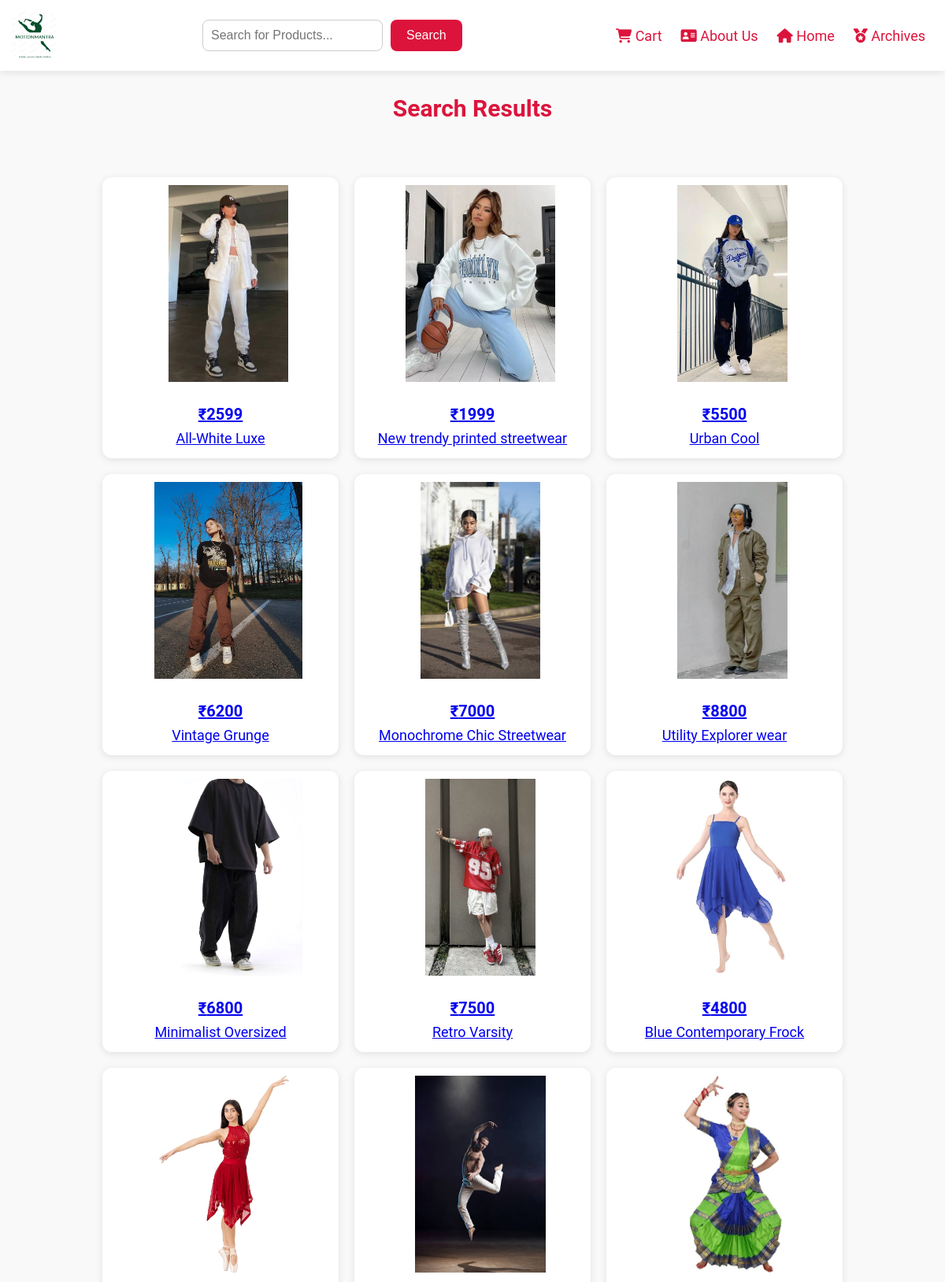
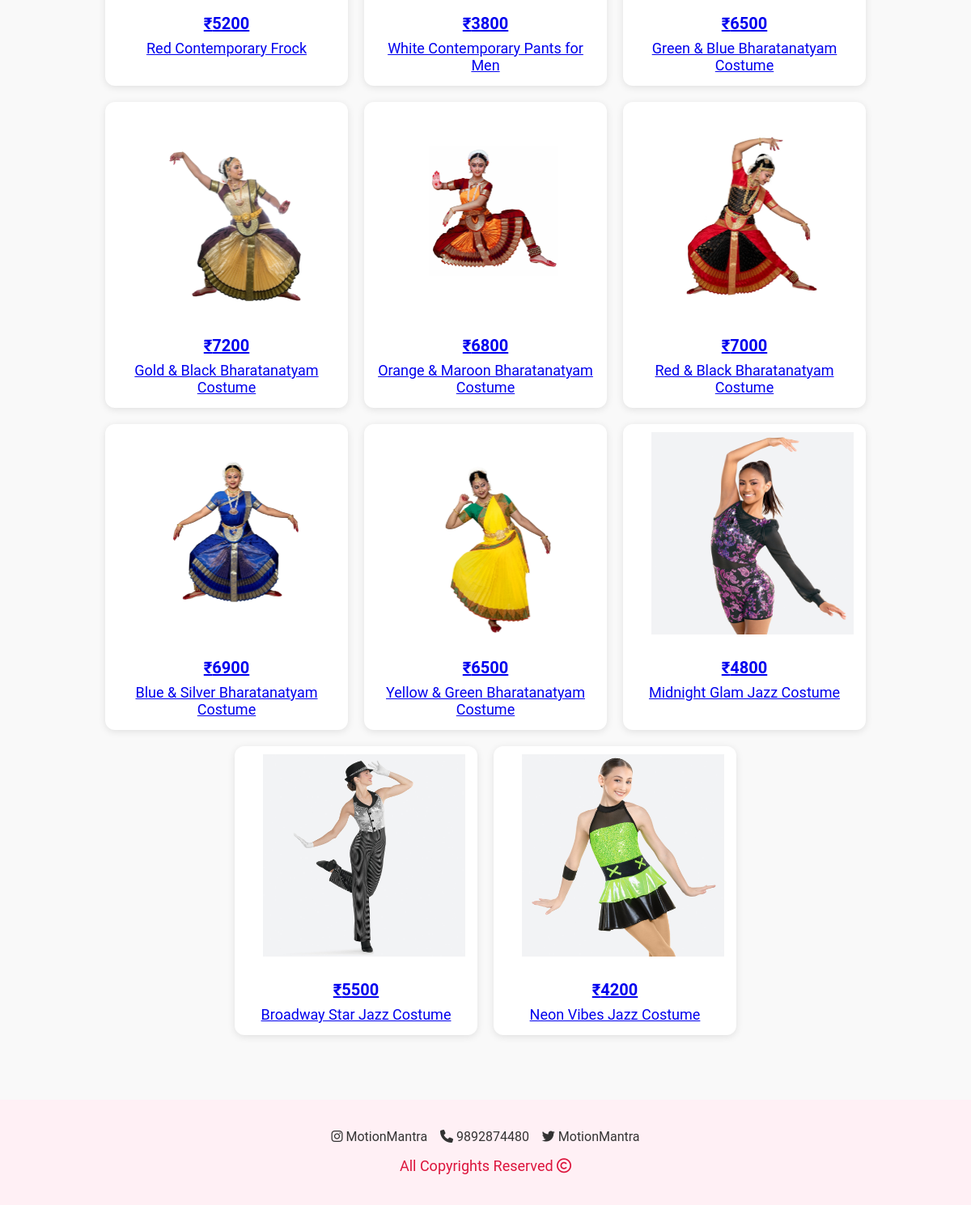
Screenshot of /Merchandise/search.php with the database file from the repository (2 pictures, top to bottom).
### tables this page shows
CREATE TABLE `products` (
  `Id` int(5) NOT NULL,
  `Name` varchar(50) NOT NULL,
  `Category` varchar(25) NOT NULL,
  `Price` varchar(20) NOT NULL,
  `image` varchar(75) NOT NULL,
  `Description_1` varchar(1200) DEFAULT NULL,
  `Description_2` varchar(1200) DEFAULT NULL,
  `Description_3` varchar(1200) DEFAULT NULL
);

### Merchandise/search.php (the view, shortened to what this page needs)
<?php
$servername = "localhost";
$username = "root";
$password = "";
$dbname = "merchandise";
$conn = new mysqli($servername, $username, $password, $dbname);
$search = "";
$sql = "SELECT * FROM products WHERE Name LIKE ?";
$stmt = $conn->prepare($sql);
$searchTerm = "%" . $search . "%";
$stmt->bind_param("s", $searchTerm);
$stmt->execute();
$result = $stmt->get_result();
?>
<!DOCTYPE html>
<html lang="en">
<head>
</head>
<body>
    <header>
        <img id="logo" src="images/logo.png" alt="Logo">
        <form action="search.php" method="POST">
            <input type="search" name="search" placeholder="Search for Products..." required>
            <input type="submit" value="Search">
        </form>
        <nav>
            <a href="cart2.php"><i class="fa-solid fa-shopping-cart"></i> Cart</a>
            <a href="about us.php"><i class="fa-solid fa-address-card"></i> About Us</a>
            <a href="home.php"><i class="fa-solid fa-home"></i> Home</a>
            <a href="archives.php"><i class="fa-solid fa-medal"></i> Archives</a>
        </nav>
    </header>
    <p id="RP">Search Results</p>
    <div class="product-container">
        <?php
        if ($result->num_rows > 0) {
            while ($row = $result->fetch_assoc()) {
                echo "<div class='product-box'>";
                echo "<a href='product.php?id=" . $row['Id'] . "'>";
                echo "<img src='" . $row['image'] . "' alt='" . $row['Name'] . "'>";
                echo "<div class='product-info'>";
                echo "<div class='price'>₹" . $row['Price'] . "</div>";
                echo "<a href='product.php?id=" . $row['Id'] . "'>" . $row['Name'] . "</a>";
                echo "</div>";
                echo "</a>";
                echo "</div>";
            }
        } else {
            echo "<p style='text-align:center; font-size:20px; color:#777;'>No products found.</p>";
        }
        ?>
    </div>
    <footer>
        <p>
            <i class="fa-brands fa-instagram"></i> MotionMantra &nbsp;&nbsp;
            <i class="fa-solid fa-phone"></i> 9892874480 &nbsp;&nbsp;
            <i class="fa-brands fa-twitter"></i> MotionMantra
        </p>
        <p id="copyright">All Copyrights Reserved <i class="fa-regular fa-copyright"></i></p>
    </footer>
</body>
</html>

### Merchandise/search.php (style rules this page uses)
body { font-family: 'Roboto', sans-serif; background-color: #f9f9f9; color: #333; margin: 0; padding: 0; }
header { background: white; padding: 15px; display: flex; align-items: center; justify-content: space-between; box-shadow: 0 2px 10px rgba(0, 0, 0, 0.1); }
#logo { height: 60px; border-radius: 20%; }
form { display: flex; gap: 10px; }
input[type="search"] { padding: 10px; font-size: 16px; border: 1px solid #ccc; border-radius: 8px; outline: none; }
input[type="submit"] { background: crimson; color: white; padding: 10px 20px; border: none; cursor: pointer; border-radius: 8px; font-size: 16px; }
nav a { color: crimson; font-size: 18px; text-decoration: none; margin: 0 10px; transition: all 0.3s; }
#RP { font-size: 30px; text-align: center; color: crimson; font-weight: bold; margin-top: 30px; }
.product-container { display: flex; flex-wrap: wrap; justify-content: center; gap: 20px; padding: 40px; }
.product-box { width: 300px; background: white; border-radius: 12px; overflow: hidden; box-shadow: 0 2px 10px rgba(0, 0, 0, 0.1); transition: all 0.3s ease-in-out; text-align: center; }
.product-box img { width: 100%; height: 250px; object-fit: contain; padding: 10px; transition: transform 0.3s; }
.product-info { padding: 15px; font-size: 18px; color: crimson; }
.product-info .price { font-weight: bold; font-size: 20px; margin-bottom: 8px; }
footer { background: lavenderblush; padding: 20px; text-align: center; margin-top: 40px; }
#copyright { font-size: 18px; color: crimson; margin-top: 10px; }

### rows the page displays
products: image (picture), Price "2599", Name "All-White Luxe"
products: image (picture), Price "1999", Name "New trendy printed streetwear"
products: image (picture), Price "5500", Name "Urban Cool"
products: image (picture), Price "6200", Name "Vintage Grunge"
products: image (picture), Price "7000", Name "Monochrome Chic Streetwear"
products: image (picture), Price "8800", Name "Utility Explorer wear"
products: image (picture), Price "6800", Name "Minimalist Oversized"
products: image (picture), Price "7500", Name "Retro Varsity"
products: image (picture), Price "4800", Name "Blue Contemporary Frock"
products: image (picture), Price "5200", Name "Red Contemporary Frock"
products: image (picture), Price "3800", Name "White Contemporary Pants for Men"
products: image (picture), Price "6500", Name "Green & Blue Bharatanatyam Costume"
products: image (picture), Price "7200", Name "Gold & Black Bharatanatyam Costume"
products: image (picture), Price "6800", Name "Orange & Maroon Bharatanatyam Costume"
products: image (picture), Price "7000", Name "Red & Black Bharatanatyam Costume"
products: image (picture), Price "6900", Name "Blue & Silver Bharatanatyam Costume"
products: image (picture), Price "6500", Name "Yellow & Green Bharatanatyam Costume"
products: image (picture), Price "4800", Name "Midnight Glam Jazz Costume"
products: image (picture), Price "5500", Name "Broadway Star Jazz Costume"
products: image (picture), Price "4200", Name "Neon Vibes Jazz Costume"
